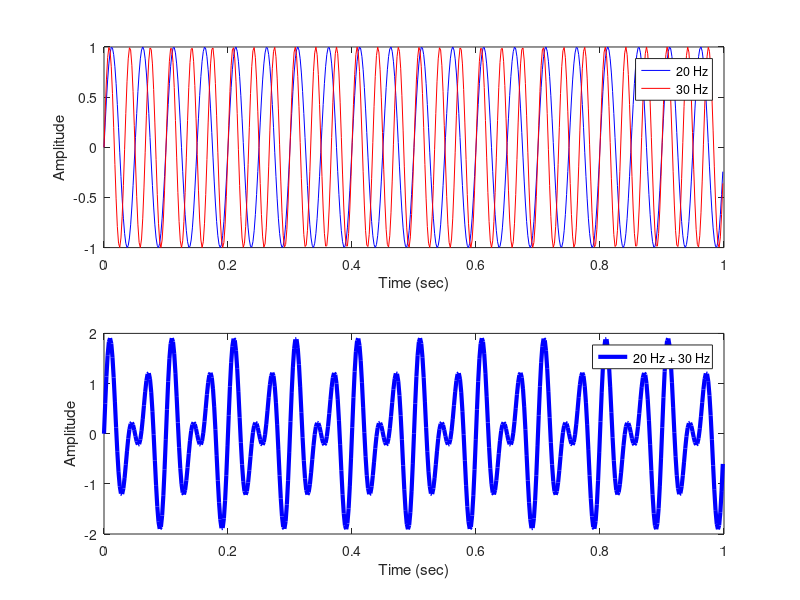
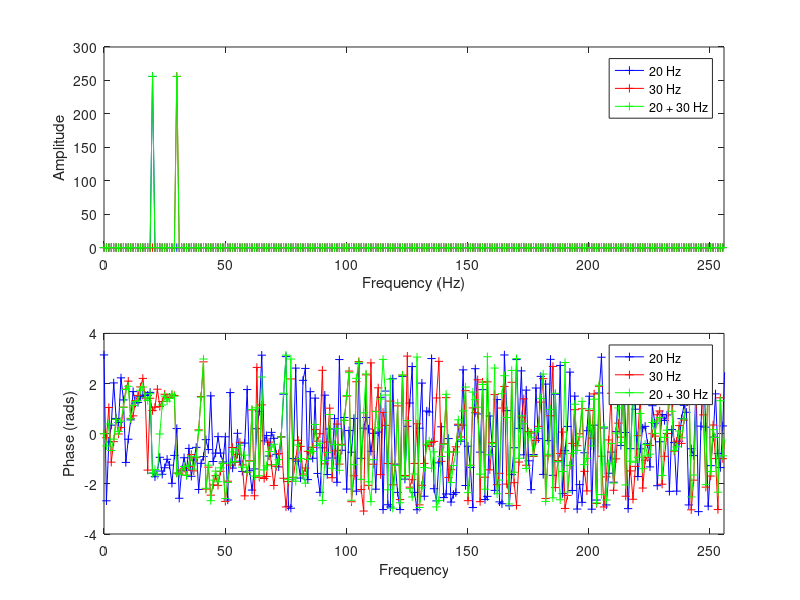
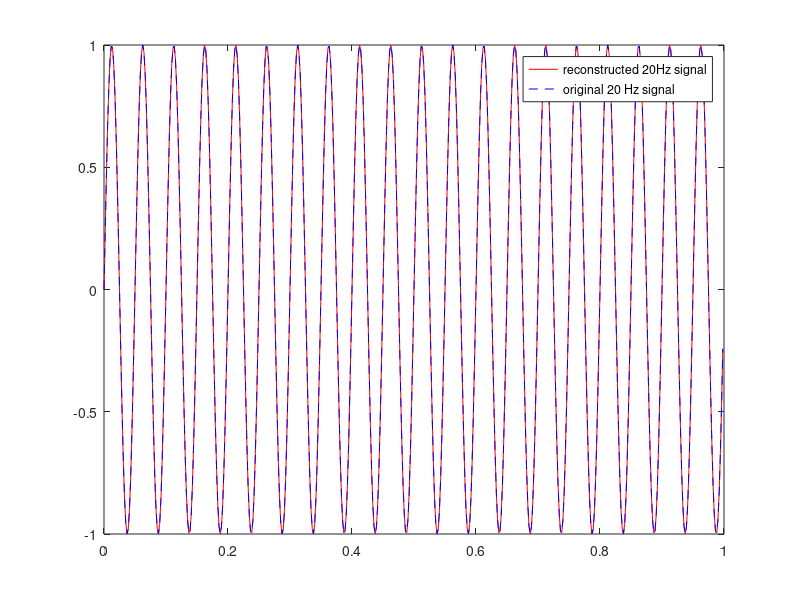

MATLAB code for these plots, in order:
% Fast Fourier Transform Application demo 1:
% Taking fft of 2 mixed sine waves and display magnitude and phase 
% Frederic Cegla, 10/01/13
%=============================================================
% Start by defining signals
t=linspace(0,1-1/512,512); % time vector
y1=sin(2*pi*20*t);  % 20 Hz signal
y2=sin(2*pi*30*t);  % 30 Hz signal
y=y1+y2;            % 20 + 30 Hz signal

subplot(2,1,1);     % split plot top plot
plot(t,y1,'b')
hold
plot(t,y2,'r')
legend('20 Hz','30 Hz')
xlabel('Time (sec)')
ylabel('Amplitude') % plot 20 and 30 Hz individuall in top plot

subplot(2,1,2); % bottom plot
plot(t,y,'-b','Linewidth',3) % plot joint 20 + 30 Hz signal in bottom plot
axis([0 1 -2 2])
xlabel('Time (sec)')
ylabel('Amplitude')
legend('20 Hz + 30 Hz')

%%
% Now FFT, and display the different components magnitude and phase
%%

%take ffts
Fy1=fft(y1);
Fy2=fft(y2);
Fy=fft(y);

T=t(end); % period
F=[0:1/T:(length(t)-1)/T]; %define frequency vector

figure
% plot magnitude in top plot [ mag(Xk) = sqrt(ak^2+bk^2)]
subplot(2,1,1)
plot(F,abs(Fy1),'-+b')
hold
%plot(F,sqrt(real(Fy1).^2+imag(Fy1).^2),'g')
plot(F,abs(Fy2),'-+r')
plot(F,abs(Fy),'-+g')
xlabel('Frequency (Hz)')
ylabel('Amplitude')
xlim([0 256]) % display up to Nyquist Frequency
legend('20 Hz','30 Hz','20 + 30 Hz')
%plot phase in bottom plot  [phase(Xk)= atan(bk/ak) or use Matlab angle function]
subplot(2,1,2)
plot(F,angle(Fy1),'-+b')
hold
%plot(F,atan2(imag(Fy1),real(Fy1)),'m')
plot(F,angle(Fy2),'-+r')
plot(F,angle(Fy),'-+g')
xlabel('Frequency')
ylabel('Phase (rads)')
xlim([0 256]) % display up to Nyquist Frequency
legend('20 Hz','30 Hz','20 + 30 Hz')
%%
% Now reconstruct only the 20 Hz component
%%

res=exp(i*2*pi*20*t).*Fy1(21); %reconstruct time signal from Fy1 component at 20 Hz
figure
plot(t,res/256,'r') %plot reconstructed signal
hold
plot(t,y1,'b--') % plot orignial signal

legend('reconstructed 20Hz signal', 'original 20 Hz signal')
